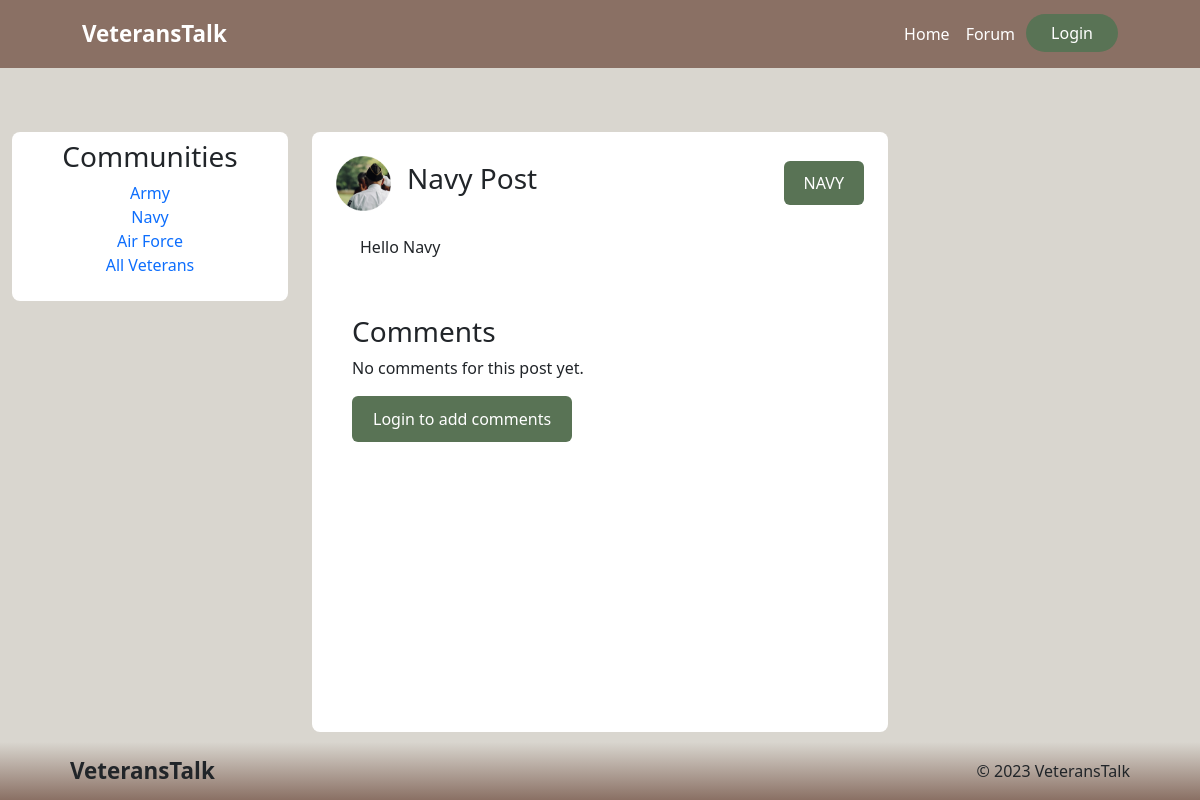
The page /forum/post/2/ on the database its author committed.
### forums/models.py (models this page shows, shortened)
class Post(models.Model):
    ARMED_FORCES = [
        ("ARMY", "British Army"),
        ("NAVY", "Royal Navy"),
        ("RAF", "Royal Air Force"),
    ]
    title = models.CharField(max_length=100)
    content = models.TextField()
    created_at = models.DateTimeField(auto_now_add=True)
    category = models.CharField(max_length=4, choices=ARMED_FORCES)
    author = models.ForeignKey(
        User, on_delete=models.CASCADE, related_name="post_owner"
    )
    approved = models.BooleanField(default=False)
    class Meta:
        ordering = ["-created_at"]

### forums/views.py (the view)
# urls.py: path("post/<slug:id>/", views.PostDetailView.as_view(), name="post_detail"),
class PostDetailView(generic.View):
    def get(self, request, id, *args, **kwargs):
        post = get_object_or_404(Post.objects, id=id)
        comments = post.post_comment.order_by("-created_at")
        if len(comments) > 0:
            no_comments = False
        else:
            no_comments = True
        return render(
            request,
            "post_detail.html",
            {
                "post": post,
                "comments": comments,
                "no_comments": no_comments,
            },
        )

### forums/templates/post_detail.html (shortened to what this page needs)
{% extends "base.html" %}
{% load static %}
{% block content %}
<section class="nav-padding container-fluid forum-section pb-4" style=" background-color: #d9d6cf;">
    <div class="row forum-container">
      <div class="col-md-3">
        <div class="sidebar bg-white p-2 text-center rounded-3">
          <h3>Communities</h3>
          <ul class="sidebar-nav list-unstyled">
            <li><a class="text-decoration-none" href="#">Army</a></li>
            <li><a class="text-decoration-none" href="#">Navy</a></li>
            <li><a class="text-decoration-none" href="#">Air Force</a></li>
            <li><a class="text-decoration-none" href="#">All Veterans</a></li>
          </ul>
        </div>
      </div>
      <div class="col-md-7 col-lg-6 pt-2 pt-md-0">
        <div class="bg-white rounded-3 p-4 forum-post">
            <div class="d-flex align-items-center gap-3">
                <img src="/static/assets/img/card-img1.png" class="forum-profile-img" width="55px" height="55px">
                <div class="d-flex justify-content-between w-100 gap-5 align-items-center">
                    <a class="text-decoration-none text-dark" href="{% url 'post_detail' post.id %}"><h3>{{ post.title }}</h3></a>
                    <a class="btn-forum rounded-2">{{ post.category }}</a>
                </div>
              </div>
              <p class="p-4">{{ post.content }}</p>
            <div class="content-forum bg-white p-3 mt-2 rounded-3">
            <h3>Comments</h3>
            {% if no_comments %}
            <p>No comments for this post yet.</p>
            {% endif %}
            {% if user.is_authenticated %}
            <a href="{% url 'comment_create' post.id %}" class="btn btn-comment">Add a Comment</a>
            {% else %}
            <a href="{% url 'login' %}" class="btn btn-comment">Login to add comments</a>
            {% endif %}
        </div>
    </div>
  </section>
{%endblock%}

### static/css/styles.css (style rules this page uses)
:root { --green-color: #597355; --dark-green: #4F604F; --beige-color: #8A7064; --light-beige:#d9d6cf; }
.forum-container { padding-top: 4rem !important; }
.forum-post { min-height: 600px !important; }
.forum-section, .profile-section { height: auto; }
.btn-forum { background-color: var(--green-color); color: white; padding: 10px 20px; text-decoration: none; }
.btn-comment { background-color: var(--green-color); color: white; padding: 10px 20px; transition: 200ms; }

### rows shown on the page
Post: title "Navy Post", category "NAVY", content "Hello Navy"
